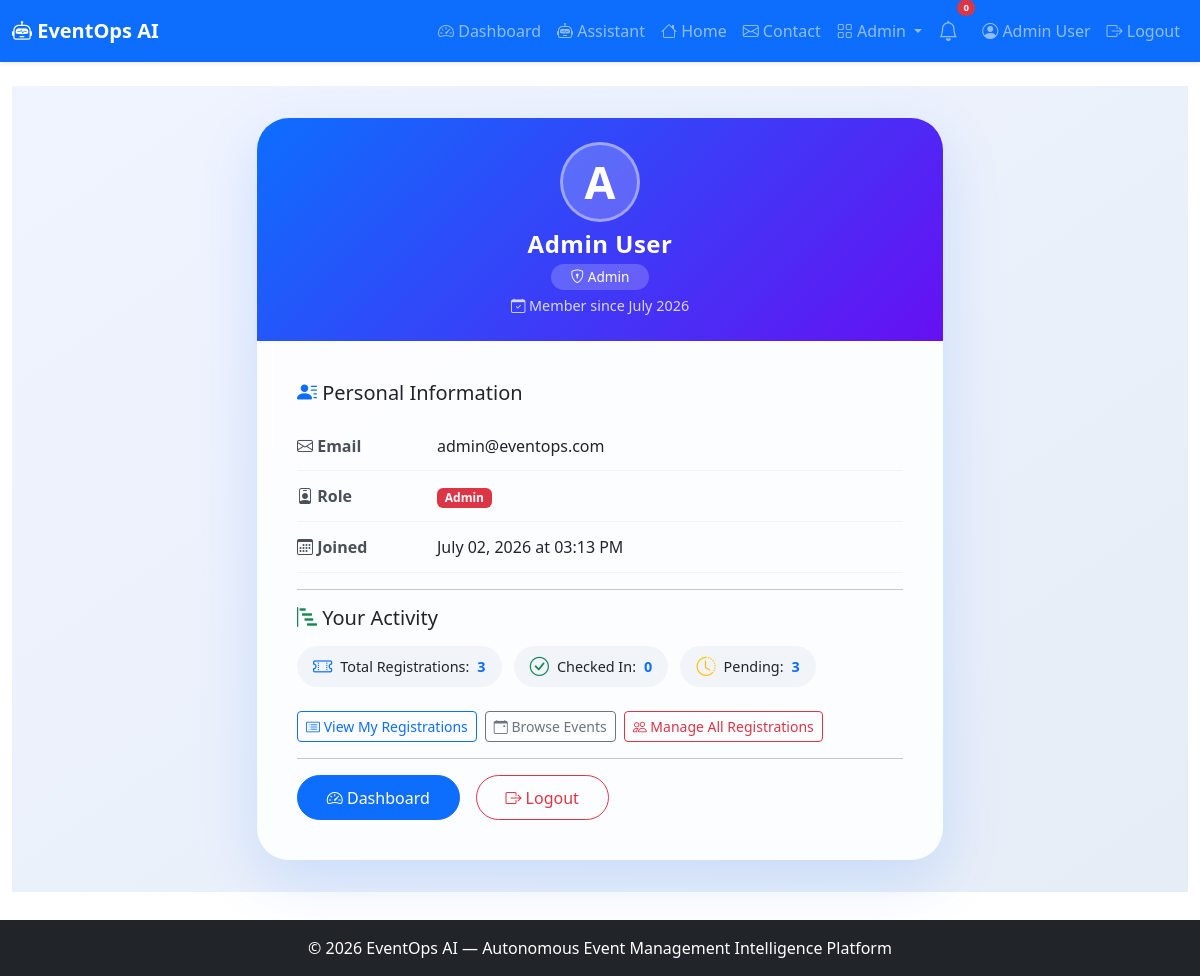
The app's page /profile (signed in) with its own data.
### app.py (models this page shows, shortened)
class User(UserMixin, db.Model):
    id = db.Column(db.Integer, primary_key=True)
    name = db.Column(db.String(100), nullable=False)
    email = db.Column(db.String(100), unique=True, nullable=False)
    password_hash = db.Column(db.String(200), nullable=False)
    role = db.Column(db.String(20), default='user')
    created_at = db.Column(db.DateTime, default=lambda: datetime.now(timezone.utc))

### app.py (the view)
@app.route('/profile')
@login_required
def profile():
    user_regs = Registration.query.filter_by(user_id=current_user.id).all()
    total_regs = len(user_regs)
    checked_in = sum(1 for r in user_regs if r.checked_in)
    pending = total_regs - checked_in
    stats = {
        'total_registrations': total_regs,
        'checked_in': checked_in,
        'pending': pending,
    }
    return render_template('profile.html', stats=stats)

### app.py (called while the page is built)
@login_manager.user_loader
def load_user(user_id):
    return User.query.get(int(user_id))

### templates/profile.html (shortened to what this page needs)
{% extends "base.html" %}
{% block content %}
<div class="profile-wrapper">
    <div class="col-md-10 col-lg-8 col-xl-7">
        <div class="card profile-card">
            <div class="card-header">
                <div class="avatar">
                    {{ current_user.name[0] }}
                </div>
                <h4>{{ current_user.name }}</h4>
                <div class="role-badge">
                    <i class="bi {{ 'bi-shield-lock' if current_user.role == 'admin' else 'bi-person' }}"></i>
                    {{ current_user.role|title }}
                </div>
                <p class="mb-0" style="opacity:0.8; font-size:0.9rem; margin-top:0.3rem;">
                    <i class="bi bi-calendar-check"></i> Member since {{ current_user.created_at.strftime('%B %Y') if current_user.created_at else 'N/A' }}
                </p>
            </div>
            <div class="card-body">
                <h5 class="mb-3"><i class="bi bi-person-lines-fill text-primary"></i> Personal Information</h5>
                <div class="info-row">
                    <div class="info-label"><i class="bi bi-envelope"></i> Email</div>
                    <div class="info-value">{{ current_user.email }}</div>
                </div>
                <div class="info-row">
                    <div class="info-label"><i class="bi bi-person-badge"></i> Role</div>
                    <div class="info-value">
                        <span class="badge bg-{{ 'danger' if current_user.role == 'admin' else 'primary' }}">
                            {{ current_user.role|title }}
                        </span>
                    </div>
                </div>
                <div class="info-row">
                    <div class="info-label"><i class="bi bi-calendar3"></i> Joined</div>
                    <div class="info-value">
                        {{ current_user.created_at.strftime('%B %d, %Y at %I:%M %p') if current_user.created_at else 'N/A' }}
                    </div>
                </div>
                <hr>
                <h5 class="mb-3"><i class="bi bi-bar-chart-steps text-success"></i> Your Activity</h5>
                <div class="mb-3">
                    <span class="stat-badge"><i class="bi bi-ticket-perforated text-primary"></i> Total Registrations: <span class="stat-number">{{ stats.total_registrations }}</span></span>
                    <span class="stat-badge"><i class="bi bi-check-circle text-success"></i> Checked In: <span class="stat-number">{{ stats.checked_in }}</span></span>
                    <span class="stat-badge"><i class="bi bi-clock-history text-warning"></i> Pending: <span class="stat-number">{{ stats.pending }}</span></span>
                </div>
                <div class="d-flex flex-wrap gap-2 mt-3">
                    <a href="{{ url_for('user_my_registrations') }}" class="btn btn-outline-primary btn-sm">
                        <i class="bi bi-card-list"></i> View My Registrations
                    </a>
                    <a href="{{ url_for('browse_events') }}" class="btn btn-outline-secondary btn-sm">
                        <i class="bi bi-calendar-event"></i> Browse Events
                    </a>
                    {% if current_user.role == 'admin' %}
                        <a href="{{ url_for('admin_registrations') }}" class="btn btn-outline-danger btn-sm">
                            <i class="bi bi-people"></i> Manage All Registrations
                        </a>
                    {% endif %}
                </div>
                <hr>
                <div class="profile-actions d-flex flex-wrap gap-3 mt-3">
                    <a href="{{ url_for('dashboard') }}" class="btn btn-primary">
                        <i class="bi bi-speedometer2"></i> Dashboard
                    </a>
                    <a href="{{ url_for('logout') }}" class="btn btn-outline-danger">
                        <i class="bi bi-box-arrow-right"></i> Logout
                    </a>
                </div>
            </div>
        </div>
    </div>
</div>
{% endblock %}

### templates/base.html (shortened to what this page needs)
<!DOCTYPE html>
<html lang="en">
<head>
    <link href="https://cdn.jsdelivr.net/npm/bootstrap@5.3.0/dist/css/bootstrap.min.css" rel="stylesheet">
    <link rel="stylesheet" href="https://cdn.jsdelivr.net/npm/bootstrap-icons@1.11.0/font/bootstrap-icons.css">
    <link rel="stylesheet" href="{{ url_for('static', filename='css/style.css') }}">
</head>
<body>
    <nav class="navbar navbar-expand-lg navbar-dark bg-primary shadow-sm">
        <div class="container-fluid">
            <a class="navbar-brand fw-bold" href="{{ url_for('index') }}">
                <i class="bi bi-robot"></i> EventOps AI
            </a>
            <div class="collapse navbar-collapse" id="navbarNav">
                <ul class="navbar-nav ms-auto align-items-lg-center">
                    {% if current_user.is_authenticated %}
                        <li class="nav-item">
                            <a class="nav-link" href="{{ url_for('dashboard') }}">
                                <i class="bi bi-speedometer2"></i> Dashboard
                            </a>
                        </li>
                        <li class="nav-item">
                            <a class="nav-link" href="{{ url_for('assistant_page') }}">
                                <i class="bi bi-robot"></i> Assistant
                            </a>
                        </li>
                    <li class="nav-item">
                            <a class="nav-link" href="{{ url_for('index') }}">
                                <i class="bi bi-house"></i> Home
                            </a>
                        </li>
                    <li class="nav-item">
                            <a class="nav-link" href="{{ url_for('contact') }}">
                                <i class="bi bi-envelope"></i> Contact
                            </a>
                        </li>
                        {% if current_user.role == 'admin' %}
                        <li class="nav-item dropdown">
                            <a class="nav-link dropdown-toggle" href="#" role="button" data-bs-toggle="dropdown">
                                <i class="bi bi-grid"></i> Admin
                            </a>
                        </li>
                        {% endif %}
                        <li class="nav-item position-relative me-2">
                            <a class="nav-link" href="#" title="Notifications" data-bs-toggle="dropdown">
                                <i class="bi bi-bell fs-5"></i>
                                <span class="position-absolute top-0 start-100 translate-middle badge rounded-pill bg-danger" style="font-size:0.6rem;">
                                    0
                                </span>
                            </a>
                        </li>
                        <li class="nav-item">
                            <a class="nav-link" href="{{ url_for('profile') }}">
                                <i class="bi bi-person-circle"></i> {{ current_user.name }}
                            </a>
                        </li>
                        <li class="nav-item">
                            <a class="nav-link" href="{{ url_for('logout') }}">
                                <i class="bi bi-box-arrow-right"></i> Logout
                            </a>
                        </li>
                    {% endif %}
                </ul>
            </div>
        </div>
    </nav>
    <main class="container-fluid py-4">
        {% block content %}{% endblock %}
    </main>
    <footer class="footer bg-dark text-white py-3 mt-4">
        <div class="container text-center">
            <span>© 2026 EventOps AI — Autonomous Event Management Intelligence Platform</span>
        </div>
    </footer>
</body>
</html>

### static/css/style.css (style rules this page uses)
body { padding-bottom: 60px; }
.footer { position: fixed; bottom: 0; width: 100%; }

### templates/profile.html (style rules this page uses)
.profile-wrapper { min-height: 80vh; display: flex; align-items: center; justify-content: center; background: linear-gradient(145deg, #f0f4ff 0%, #e6edf7 100%); padding: 2rem 0; }
.profile-card { border: none; border-radius: 2rem; background: rgba(255, 255, 255, 0.85); backdrop-filter: blur(10px); box-shadow: 0 20px 60px rgba(13, 110, 253, 0.15); transition: transform 0.3s ease; overflow: hidden; }
.profile-card .card-header { background: linear-gradient(135deg, #0d6efd, #6610f2); color: white; padding: 1.5rem 2rem; border: none; text-align: center; position: relative; }
.profile-card .card-header .avatar { width: 80px; height: 80px; border-radius: 50%; background: rgba(255,255,255,0.2); display: flex; align-items: center; justify-content: center; margin: 0 auto 0.5rem; font-size: 2.8rem; font-weight: 700; color: white; border: 3px solid rgba(255,255,255,0.4); text-transform: uppercase; backdrop-filter: blur(4px); }
.profile-card .card-header h4 { font-weight: 700; letter-spacing: 0.5px; margin-bottom: 0.1rem; }
.profile-card .card-header .role-badge { display: inline-block; padding: 0.2rem 1.2rem; border-radius: 30px; background: rgba(255,255,255,0.2); font-size: 0.85rem; font-weight: 500; margin-top: 0.2rem; }
.profile-card .card-body { padding: 2.5rem 2.5rem; }
.info-row { display: flex; padding: 0.8rem 0; border-bottom: 1px solid #f1f3f5; }
.info-row .info-label { width: 140px; font-weight: 600; color: #495057; flex-shrink: 0; }
.info-row .info-value { flex: 1; color: #212529; }
.stat-badge { display: inline-flex; align-items: center; gap: 0.5rem; padding: 0.4rem 1rem; border-radius: 50px; background: #f1f4f9; font-size: 0.9rem; margin-right: 0.5rem; margin-bottom: 0.5rem; }
.stat-badge i { font-size: 1.2rem; }
.stat-badge .stat-number { font-weight: 700; color: #0d6efd; }
.profile-actions .btn { border-radius: 50px; padding: 0.6rem 1.8rem; font-weight: 500; transition: all 0.2s ease; }

### records on screen
User: name "Admin User", name "A", role "Admin", created_at "July 2026", email "admin@eventops.com", created_at "July 02, 2026 at 03:13 PM"

### other values on screen
{{ stats.total_registrations }} "3"
{{ stats.checked_in }} "0"
{{ stats.pending }} "3"
